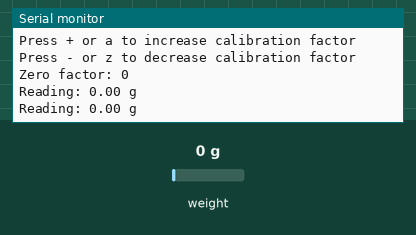
This sketch was run on a simulated Arduino Uno, built with avr-gcc and run on an emulated ATmega328P. On the bench: the last lines printed to the serial monitor. The test bench sets the inputs (shaded band); at power-on: weight on the scale 0 g.

Above: at 3.3 s.
3.4 s: weight on the scale set to 100 g
At 4.7 s:
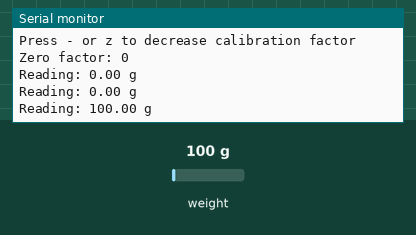
4.9 s: weight on the scale set to 1250 g
At 5.6 s:
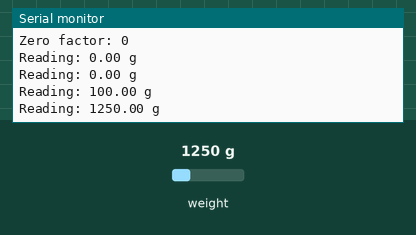
Timing chart, 0 to 7.9 s (numbered marks = the images above; inputs shaded):
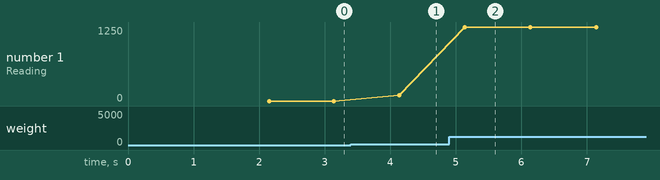

Measured:
- after the input at 3.4 s, the serial monitor: prints a new line after 0.74 s (image 1)
- after the input at 4.9 s, the serial monitor: prints a new line after 0.24 s (image 2)
- plotted number 1: 0 → 100 after the input at 3.4 s, 100 → 1250 after the input at 4.9 s

The sketch:

SparkFun_HX711_Calibration.ino
```cpp
// (licence header left out)
#include "HX711.h" //This library can be obtained here http://librarymanager/All#Avia_HX711

#define LOADCELL_DOUT_PIN  3
#define LOADCELL_SCK_PIN  2
#include <arduino-timer.h>
HX711 scale;
auto scale_1_timer = timer_create_default();
auto print_timer = timer_create_default();

float calibration_factor = -500; //-7050 worked for my 440lb max scale setup
float units;

void setup() {

  // Set up the timer to trigger scale_1_read every 1000 milliseconds (1 second)
  scale_1_timer.every(1000,scale_1_read);
//  print_timer.every(500,print_txt);

  Serial.begin(9600);


//  // Attach the interrupt function
//  scale_1_timer.attachInterrupt(scale_1_read);

  Serial.println("HX711 calibration sketch");
  Serial.println("Remove all weight from scale");
  Serial.println("After readings begin, place known weight on scale");
  Serial.println("Press + or a to increase calibration factor");
  Serial.println("Press - or z to decrease calibration factor");

  scale.begin(LOADCELL_DOUT_PIN, LOADCELL_SCK_PIN);
  scale.set_scale();
  scale.tare();  //Reset the scale to 0

  long zero_factor = scale.read_average(); //Get a baseline reading
  Serial.print("Zero factor: "); //This can be used to remove the need to tare the scale. Useful in permanent scale projects.
  Serial.println(zero_factor);
}

void loop() {
  scale_1_timer.tick();
//  print_timer.tick();

}

void scale_1_read(){
  scale.set_scale(calibration_factor); //Adjust to this calibration factor

  Serial.print("Reading: ");
//  units = ;
  Serial.print(scale.get_units(), 2);
  Serial.print(" g"); //Change this to kg and re-adjust the calibration factor if you follow SI units like a sane person
//  Serial.print(" calibration_factor: ");
//  Serial.print(calibration_factor);
  Serial.println();

//  if(Serial.available())
//  {
//    char temp = Serial.read();
//    if(temp == '+' || temp == 'a')
//      calibration_factor += 10;
//    else if(temp == '-' || temp == 'z')
//      calibration_factor -= 10;
//  }
}
//void print_txt(){
//  Serial.println("-Test-");
//}
```
